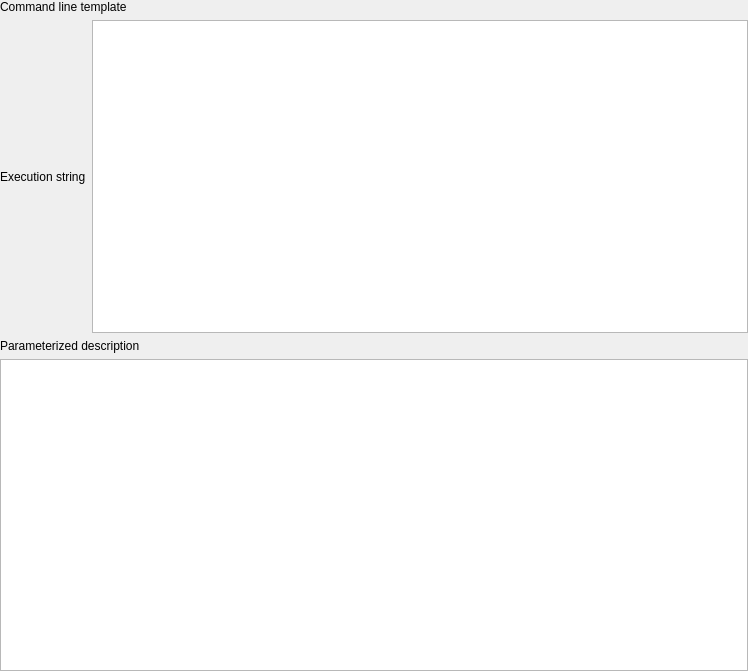
<?xml version="1.0" encoding="UTF-8"?>
<ui version="4.0">
 <class>CreateExternalProcessCommandTemplatePage</class>
 <widget class="QWizardPage" name="CreateExternalProcessCommandTemplatePage">
  <property name="geometry">
   <rect>
    <x>0</x>
    <y>0</y>
    <width>748</width>
    <height>671</height>
   </rect>
  </property>
  <property name="windowTitle">
   <string>WizardPage</string>
  </property>
  <layout class="QVBoxLayout" name="verticalLayout">
   <property name="leftMargin">
    <number>0</number>
   </property>
   <property name="topMargin">
    <number>0</number>
   </property>
   <property name="rightMargin">
    <number>0</number>
   </property>
   <property name="bottomMargin">
    <number>0</number>
   </property>
   <item>
    <widget class="QLabel" name="lblTitle">
     <property name="text">
      <string>Command line template</string>
     </property>
    </widget>
   </item>
   <item>
    <layout class="QHBoxLayout" name="templatelayout">
     <property name="sizeConstraint">
      <enum>QLayout::SetMinAndMaxSize</enum>
     </property>
     <item>
      <widget class="QLabel" name="lblTemplate">
       <property name="text">
        <string>Execution string</string>
       </property>
      </widget>
     </item>
     <item>
      <widget class="QTextEdit" name="teTemplate"/>
     </item>
    </layout>
   </item>
   <item>
    <widget class="QLabel" name="lblPrompter">
     <property name="text">
      <string>Parameterized description</string>
     </property>
    </widget>
   </item>
   <item>
    <widget class="QTextEdit" name="tePrompter">
     <property name="html">
      <string>&lt;!DOCTYPE HTML PUBLIC &quot;-//W3C//DTD HTML 4.0//EN&quot; &quot;http://www.w3.org/TR/REC-html40/strict.dtd&quot;&gt;
&lt;html&gt;&lt;head&gt;&lt;meta name=&quot;qrichtext&quot; content=&quot;1&quot; /&gt;&lt;style type=&quot;text/css&quot;&gt;
p, li { white-space: pre-wrap; }
&lt;/style&gt;&lt;/head&gt;&lt;body style=&quot; font-family:'.SF NS Text'; font-size:13pt; font-weight:400; font-style:normal;&quot;&gt;
&lt;p style=&quot;-qt-paragraph-type:empty; margin-top:12px; margin-bottom:12px; margin-left:0px; margin-right:0px; -qt-block-indent:0; text-indent:0px; font-family:'MS Shell Dlg 2'; font-size:8.25pt;&quot;&gt;&lt;br /&gt;&lt;/p&gt;&lt;/body&gt;&lt;/html&gt;</string>
     </property>
    </widget>
   </item>
  </layout>
 </widget>
 <resources/>
 <connections/>
</ui>
